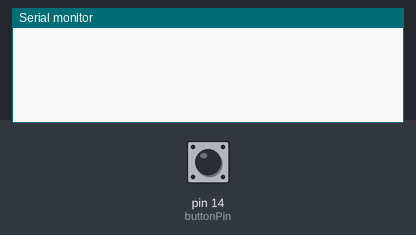
Recording of a sketch running on a simulated Arduino Uno, built with avr-gcc and run on an emulated ATmega328P. On the bench: the last lines printed to the serial monitor. The test bench sets the inputs (shaded band); at power-on: pin 14 (buttonPin) HIGH.

Above: at 1.2 s.
1.3 s: pin 14 (buttonPin) pulled LOW for 0.15 s
At 2.6 s:
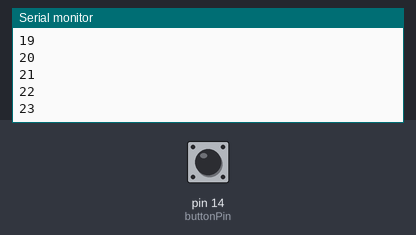
2.9 s: pin 14 (buttonPin) pulled LOW for 1 s
At 4.3 s:
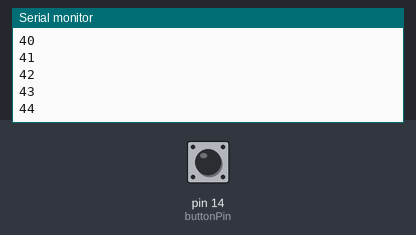
5.4 s: pin 14 (buttonPin) pulled LOW for 0.15 s
At 6.2 s:
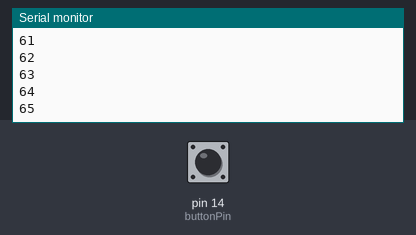
Timing chart, 0 to 8.4 s (numbered marks = the images above; inputs shaded):
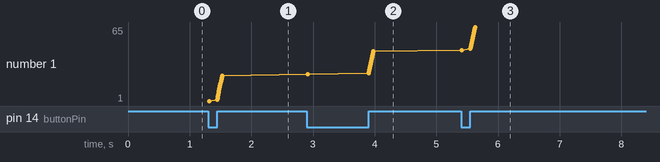

The sketch:

button_states.ino
```cpp
#include "button.h"


//corresponds to the A button on our Zumo
const uint8_t buttonPin = 14;
//create out button
Button pushButton(buttonPin,15);


void setup()
{
  //set up serial monitor
  Serial.begin(9600);
  //initialize our button
  pushButton.Init();
}

//how many times is the button pressed (first press will show count, so start at 1)
unsigned long pushCount = 1;

void loop()
{
  //if pushed...
  if(pushButton.CheckButtonPress())
  {
    //update count
    Serial.println(pushCount++);
  }
}
```

button.cpp
```cpp
#include "button.h"


Button::Button(uint8_t pin, uint32_t db)
{
  //pin is A button
  aButton = pin;

  //the period of the debounce
  debounceTime = db;

}


void Button::Init() {

  	pinMode(aButton, INPUT_PULLUP);
}


//are we pressing the button?
bool Button::CheckButtonPress(void) {

  //button position temporary value
  newBPos = bPos;

  //read the A button
  bPos = digitalRead(aButton);

  switch (bS) {
    //stable case
    case STABLE:

      //did our position change
      if (bPos == newBPos) {
        return false;
      }


      //we actually changed
      if (bPos != newBPos) {

        //record when we last bounced
        prevBounce = millis();

	   //change state
        bS = UNSTABLE;

        //end
        return false;
      }

      //end of case
      break;


    //unstable case
    case UNSTABLE:
      //have we bounced again?
      if (millis() >= prevBounce + debounceTime) {


        if (bPos == 0) {

	     if(newBPos == 0){
			//change state
          		bS = STABLE;

          		return true;
		}
        }

        else {

          bS = STABLE;

          return false;
        }
      }

      else if (bPos != newBPos) {
	   //record last bounce
        prevBounce = millis();

        return false;
      }

      break;
  }


}
```

button.h
```cpp
#include <Arduino.h>
#ifndef __BUTTON_H
#define __BUTTON_H

//button class with state machine for debouncing
class Button
{
  private:

    //enumeration for button states
    enum BUTTON_STATE {STABLE, UNSTABLE};

    //initial state is stable
    BUTTON_STATE bS = STABLE;

    //when did we bounce last
    uint32_t prevBounce = 0;

    //period of the bounce (ms)
    uint32_t debounceTime = 15;

    uint8_t newBPos = HIGH;

    uint8_t buttonP = HIGH;  //assumes active LOW

    //button pins and position

    int8_t bPos = 1;

    int8_t aButton = -1;

  public:
    //create button
    Button(uint8_t pin, uint32_t db = 15);

    //init and run check
    void Init();
    bool CheckButtonPress(void);


};

#endif
```

Measured:
- after the input at 1.3 s, the serial monitor: prints a new line at once (image 1)
- after the input at 2.9 s, the serial monitor: prints a new line at once (image 2)
- after the input at 5.4 s, the serial monitor: prints a new line at once (image 3)
- plotted number 1: 23 → 44 after the input at 2.9 s, 44 → 65 after the input at 5.4 s
